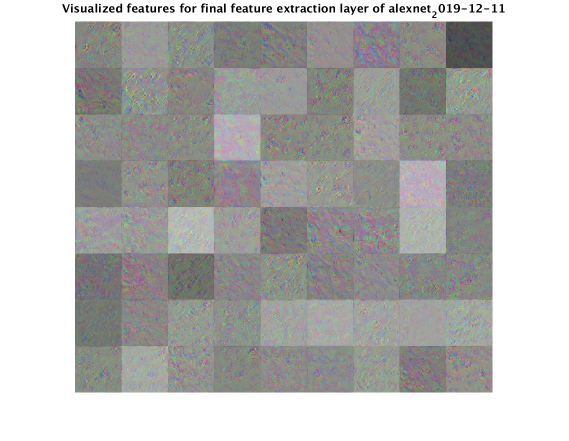
%> input picture Machining Data Case Study/untitled folder/alexnet_2019-12-11.png, 1138 x 881 px (shown at 1/2 size)
$ octave --eval "result = myimfcn(rgb2gray(imread('../untitled folder/alexnet_2019-12-11.png')));"   (GNU Octave 9; MATLAB toolbox functions it lacks are replaced by stand-ins)
%> lines starting %> are read from the running program, lines starting %| are printed output that depends on the picture; in (x1, y1, x2, y2) boxes, pixels count from 0 and x2, y2 are one past the last pixel; in counts of white or black regions, pixels touching at a corner belong together; the program's own positions count from 1
function results = myimfcn(im)
%Image Processing Function
%
% IM      - Input image.
% RESULTS - A scalar structure with the processing results.
%

%--------------------------------------------------------------------------
% Auto-generated by imageBatchProcessor App.
%
% When used by the App, this function will be called for every input image
% file automatically. IM contains the input image as a matrix. RESULTS is a
% scalar structure containing the results of this processing function.
%
%--------------------------------------------------------------------------

% Crop the image using the predefined rectangle ---------------------------------
rect = [400 380 720 540];
[~, threshold] = edge(im,'sobel');
%> threshold = 0.0913
fudgeFactor = 0.5;
BWs = edge(im, 'sobel', threshold*fudgeFactor);
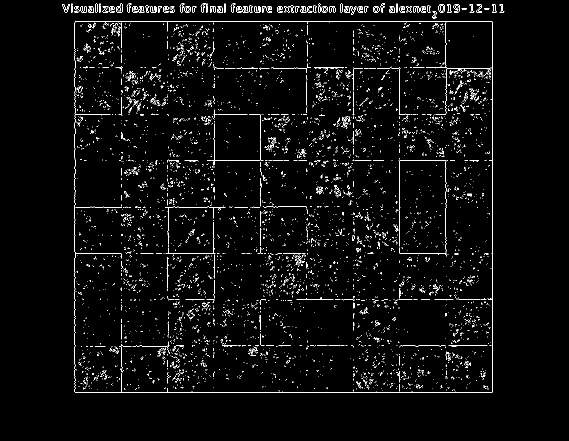
%> BWs: size 881x1138 logical (shown at 1/2 size); 2.8% white in thin lines or dots, all inside (x1, y1, x2, y2) = (124, 7, 1009, 786)
shapeMatrix = ...
    [0 0 0 0 0 0 0 0 0 0 0 0;
     0 0 0 0 0 0 0 0 0 0 0 0;
     0 0 1 1 1 0 0 0 0 0 0 0;
     0 0 0 1 1 1 0 0 0 0 0 0;
     0 0 0 0 1 1 1 0 0 0 0 0;
     0 0 0 0 0 1 1 1 0 0 0 0;
     0 0 0 0 0 0 1 1 1 0 0 0;
     0 0 0 0 0 0 0 1 1 1 0 0;
     0 0 0 0 0 0 0 0 0 0 0 0;
     0 0 0 0 0 0 0 0 0 0 0 0;];
SE = strel('arbitrary',shapeMatrix);
BWsdil = imdilate(BWs, SE);
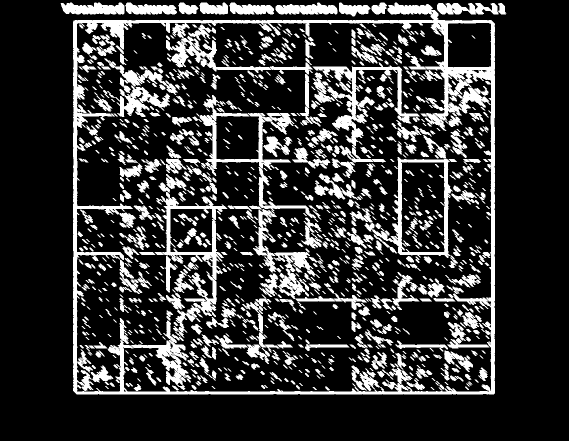
%> BWsdil: size 881x1138 logical (shown at 1/2 size); 20.6% white; 1118 white regions (276 under 20 px), largest, box (x1, y1, x2, y2) and area: (146, 5, 990, 789) 56508, (625, 125, 840, 325) 8101, (392, 190, 632, 436) 7383

imc = imcrop(im,rect);
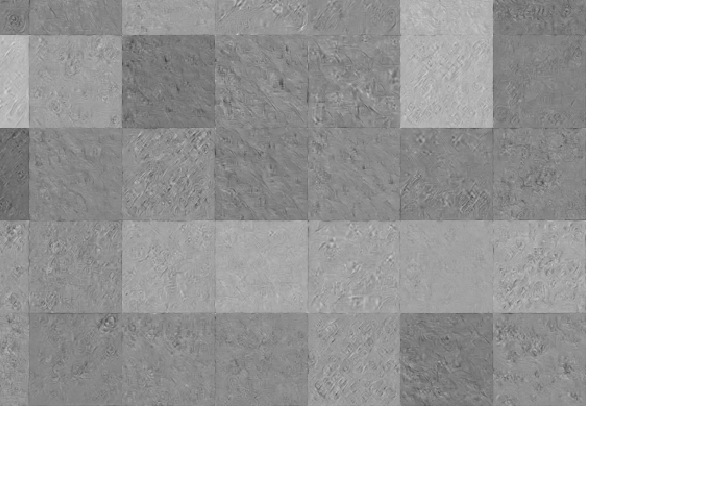
%> imc: size 502x721 uint8; min 66, max 255, mean 182
%sprintf('Image of size %d by %d \n',imc.size(1),imc.size(2))
results.imcropped = imc;

%--------------------------------------------------------------------------

$ run again, on Machining Data Case Study/untitled folder/resnet18_2019-12-11.png
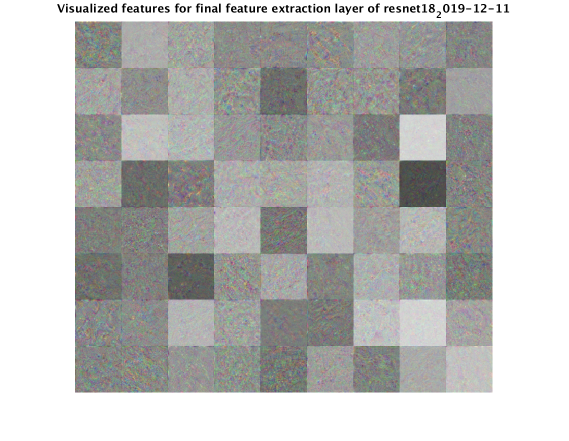
%> input picture Machining Data Case Study/untitled folder/resnet18_2019-12-11.png, 1138 x 881 px (shown at 1/2 size)
%> threshold = 0.0939
%> in myimfcn, `BWs = edge(im, 'sobel', threshold*fudgeFactor);`:
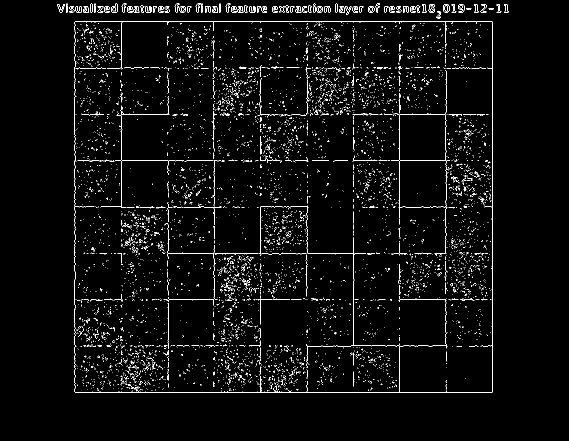
%> BWs: size 881x1138 logical (shown at 1/2 size); 3% white in thin lines or dots, all inside (x1, y1, x2, y2) = (114, 7, 1018, 786)
%> BWsdil: size 881x1138 logical; 22.5% white; 943 white regions (289 under 20 px), largest, box (x1, y1, x2, y2) and area: (146, 40, 990, 789) 142970, (239, 420, 324, 525) 3805, (111, 5, 239, 29) 2350
%> in myimfcn, `imc = imcrop(im,rect);`:
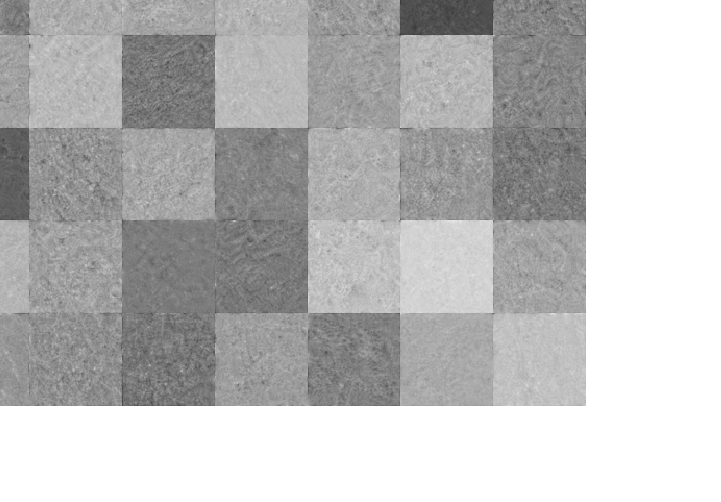
%> imc: size 502x721 uint8; min 52, max 255, mean 188.5
